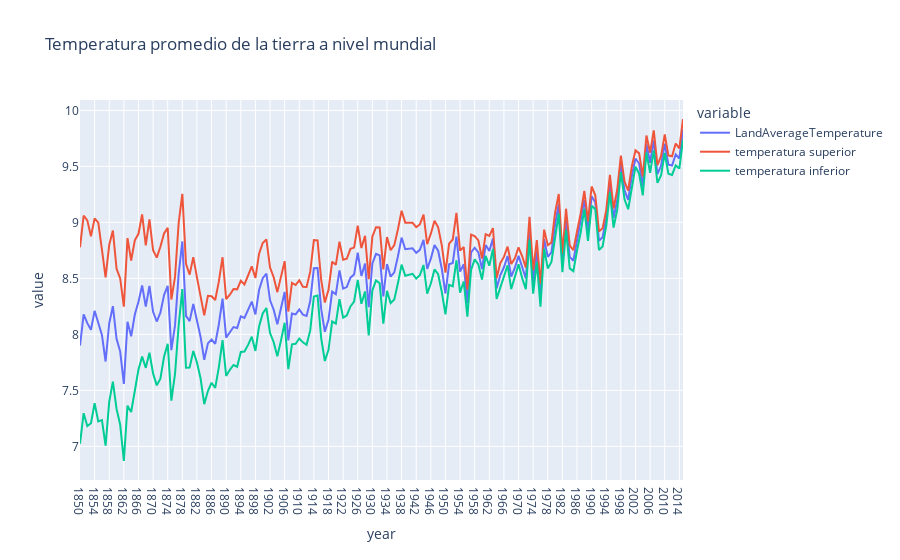

The notebook cell saved with this chart:
### Code cell
#Visualizamos
fig=px.line(data, x='year',y=['LandAverageTemperature',
       'temperatura superior', 'temperatura inferior'],title='Temperatura promedio de la tierra a nivel mundial')
fig.show()
#nos muestra un char con la evolucion de la temperatura a lo largo de los años, tanto de la temperatura promedio, 
#como el maximo y el minimo teniendo en cuenta el error

### Figure 1 — Plotly figure (JSON) as saved in the notebook; plotly's stock layout.template omitted (floating-point values rounded to 4 significant figures; data arrays with more than 128 entries replaced by an {"elided": "..."} marker saying what was removed)
{"data": [{"hovertemplate": "variable=LandAverageTemperature<br>year=%{x}<br>value=%{y}<extra></extra>", "legendgroup": "LandAverageTemperature", "line": {"color": "#636efa", "dash": "solid"}, "mode": "lines", "name": "LandAverageTemperature", "orientation": "v", "showlegend": true, "type": "scatter", "x": {"elided": "166 str values"}, "xaxis": "x", "y": {"elided": "166 float values"}, "yaxis": "y"}, {"hovertemplate": "variable=temperatura superior<br>year=%{x}<br>value=%{y}<extra></extra>", "legendgroup": "temperatura superior", "line": {"color": "#EF553B", "dash": "solid"}, "mode": "lines", "name": "temperatura superior", "orientation": "v", "showlegend": true, "type": "scatter", "x": {"elided": "166 str values"}, "xaxis": "x", "y": {"elided": "166 float values"}, "yaxis": "y"}, {"hovertemplate": "variable=temperatura inferior<br>year=%{x}<br>value=%{y}<extra></extra>", "legendgroup": "temperatura inferior", "line": {"color": "#00cc96", "dash": "solid"}, "mode": "lines", "name": "temperatura inferior", "orientation": "v", "showlegend": true, "type": "scatter", "x": {"elided": "166 str values"}, "xaxis": "x", "y": {"elided": "166 float values"}, "yaxis": "y"}], "layout": {"legend": {"title": {"text": "variable"}, "tracegroupgap": 0}, "title": {"text": "Temperatura promedio de la tierra a nivel mundial"}, "xaxis": {"anchor": "y", "domain": [0, 1], "title": {"text": "year"}}, "yaxis": {"anchor": "x", "domain": [0, 1], "title": {"text": "value"}}}}
